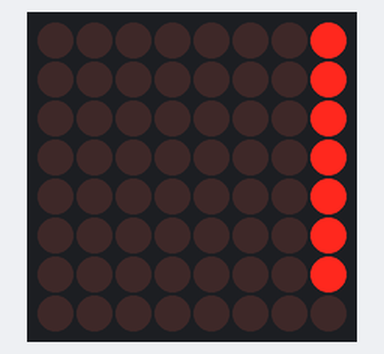
A sketch run on a simulated Arduino Uno, built with avr-gcc and run on an emulated ATmega328P. Shown: 8×8 LED matrix.

Above: at 0.07 s.
At 1.28 s:
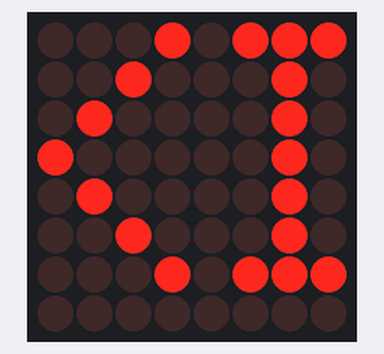
At 2.49 s:
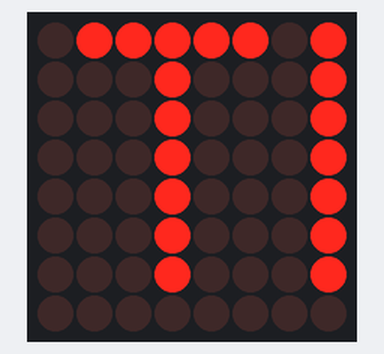
At 4.91 s:
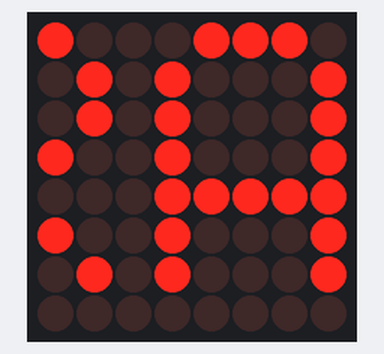
At 7.33 s:
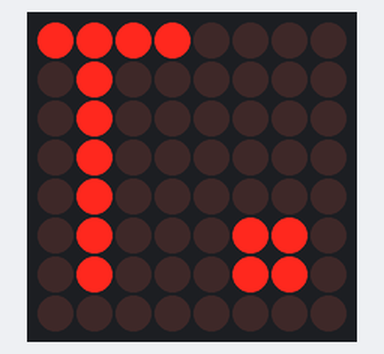
At 9.9 s:
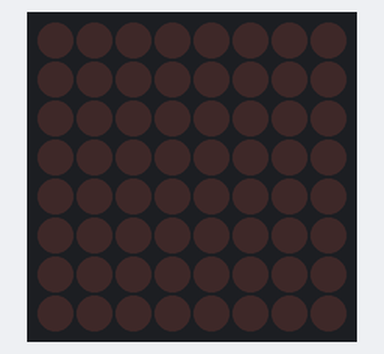

Measured:
- by itself, everything shown: repeats every 10.7 s, in 66 steps
- what the display in image 5 shows lasts 0.9 s, from 9.8 s to 10.7 s

The sketch:

Arduino_LED_Matrix.ino
```cpp
#include <LedControl.h>   //LedControl library: https://www.electronoobs.com/ledcontrol.php


const int numDevices = 1;      // number of MAX7219s used in this case 2
const long scrollDelay = 150;   // adjust scrolling speed
unsigned long bufferLong [14] = {0};
LedControl lc=LedControl(11,13,10,numDevices);//DATA | CLK | CS/LOAD | number of matrices
//Modify value to display message on display
const unsigned char scrollText[] PROGMEM ={"KITKRAFT.IN    "};

void setup()
{
  for (int x=0; x<numDevices; x++)
  {
    lc.shutdown(x,false);       //The MAX72XX is in power-saving mode on startup
    lc.setIntensity(x,8);       // Set the brightness to default value
    lc.clearDisplay(x);         // and clear the display
  }
}

void loop(){
    scrollMessage(scrollText);   //scrollFont();

}

///////////////////////////////////////////////////////////////////////////////////////////////////////////////////

const unsigned char font5x7 [] PROGMEM = {      //Numeric Font Matrix (Arranged as 7x font data + 1x kerning data)
    B00000000,	//Space (Char 0x20)
    B00000000,
    B00000000,
    B00000000,
    B00000000,
    B00000000,
    B00000000,
    3,//cambias el tamaño del espacio entre letras

    B01000000,	//!
    B01000000,
    B01000000,
    B01000000,
    B01000000,
    B00000000,
    B01000000,
    2,

    B10100000,	//"
    B10100000,
    B10100000,
    B00000000,
    B00000000,
    B00000000,
    B00000000,
    4,

    B01010000,	//#
    B01010000,
    B11111000,
    B01010000,
    B11111000,
    B01010000,
    B01010000,
    6,

    B00100000,	//$
    B01111000,
    B10100000,
    B01110000,
    B00101000,
    B11110000,
    B00100000,
    6,

    B11000000,	//%
    B11001000,
    B00010000,
    B00100000,
    B01000000,
    B10011000,
    B00011000,
    6,

    B01100000,	//&
    B10010000,
    B10100000,
    B01000000,
    B10101000,
    B10010000,
    B01101000,
    6,

    B11000000,	//'
    B01000000,
    B10000000,
    B00000000,
    B00000000,
    B00000000,
    B00000000,
    3,

    B00100000,	//(
    B01000000,
    B10000000,
    B10000000,
    B10000000,
    B01000000,
    B00100000,
    4,

    B10000000,	//)
    B01000000,
    B00100000,
    B00100000,
    B00100000,
    B01000000,
    B10000000,
    4,

    B00000000,	//*
    B00100000,
    B10101000,
    B01110000,
    B10101000,
    B00100000,
    B00000000,
    6,

    B00000000,	//+
    B00100000,
    B00100000,
    B11111000,
    B00100000,
    B00100000,
    B00000000,
    6,

    B00000000,	//,
    B00000000,
    B00000000,
    B00000000,
    B11000000,
    B01000000,
    B10000000,
    3,

    B00000000,	//-
    B00000000,
    B11111000,
    B00000000,
    B00000000,
    B00000000,
    B00000000,
    6,

    B00000000,	//.
    B00000000,
    B00000000,
    B00000000,
    B00000000,
    B11000000,
    B11000000,
    3,

    B00000000,	///
    B00001000,
    B00010000,
    B00100000,
    B01000000,
    B10000000,
    B00000000,
    6,

    B01110000,	//0
    B10001000,
    B10011000,
    B10101000,
    B11001000,
    B10001000,
    B01110000,
    6,

    B01000000,	//1
    B11000000,
    B01000000,
    B01000000,
    B01000000,
    B01000000,
    B11100000,
    4,

    B01110000,	//2
    B10001000,
    B00001000,
    B00010000,
    B00100000,
    B01000000,
    B11111000,
    6,

    B11111000,	//3
    B00010000,
    B00100000,
    B00010000,
    B00001000,
    B10001000,
    B01110000,
    6,

    B00010000,	//4
    B00110000,
    B01010000,
    B10010000,
    B11111000,
    B00010000,
    B00010000,
    6,

    B11111000,	//5
    B10000000,
    B11110000,
    B00001000,

    B00001000,
    B10001000,
    B01110000,
    6,

    B00110000,	//6
    B01000000,
    B10000000,
    B11110000,
    B10001000,
    B10001000,
    B01110000,
    6,

    B11111000,	//7
    B10001000,
    B00001000,
    B00010000,
    B00100000,
    B00100000,
    B00100000,
    6,

    B01110000,	//8
    B10001000,
    B10001000,
    B01110000,
    B10001000,
    B10001000,
    B01110000,
    6,

    B01110000,	//9
    B10001000,
    B10001000,
    B01111000,
    B00001000,
    B00010000,
    B01100000,
    6,

    B00000000,	//:
    B11000000,
    B11000000,
    B00000000,
    B11000000,
    B11000000,
    B00000000,
    3,

    B00000000,	//;
    B11000000,
    B11000000,
    B00000000,
    B11000000,
    B01000000,
    B10000000,
    3,

    B00010000,	//<
    B00100000,
    B01000000,
    B10000000,
    B01000000,
    B00100000,
    B00010000,
    5,

    B00000000,	//=
    B00000000,
    B11111000,
    B00000000,
    B11111000,
    B00000000,
    B00000000,
    6,

    B10000000,	//>
    B01000000,
    B00100000,
    B00010000,
    B00100000,
    B01000000,
    B10000000,
    5,

    B01110000,	//?
    B10001000,
    B00001000,
    B00010000,
    B00100000,
    B00000000,
    B00100000,
    6,

    B01110000,	//@
    B10001000,
    B00001000,
    B01101000,
    B10101000,
    B10101000,
    B01110000,
    6,

    B01110000,	//A
    B10001000,
    B10001000,
    B10001000,
    B11111000,
    B10001000,
    B10001000,
    6,

    B11110000,	//B
    B10001000,
    B10001000,
    B11110000,
    B10001000,
    B10001000,
    B11110000,
    6,

    B01110000,	//C
    B10001000,
    B10000000,
    B10000000,
    B10000000,
    B10001000,
    B01110000,
    6,

    B11100000,	//D
    B10010000,
    B10001000,
    B10001000,
    B10001000,
    B10010000,
    B11100000,
    6,

    B11111000,	//E
    B10000000,
    B10000000,
    B11110000,
    B10000000,
    B10000000,
    B11111000,
    6,

    B11111000,	//F
    B10000000,
    B10000000,
    B11110000,
    B10000000,
    B10000000,
    B10000000,
    6,

    B01110000,	//G
    B10001000,
    B10000000,
    B10111000,
    B10001000,
    B10001000,
    B01111000,
    6,

    B10001000,	//H
    B10001000,
    B10001000,
    B11111000,
    B10001000,
    B10001000,
    B10001000,
    6,

    B11100000,	//I
    B01000000,
    B01000000,
    B01000000,
    B01000000,
    B01000000,
    B11100000,
    4,

    B00111000,	//J
    B00010000,
    B00010000,
    B00010000,
    B00010000,
    B10010000,
    B01100000,
    6,

    B10001000,	//K
    B10010000,
    B10100000,
    B11000000,
    B10100000,
    B10010000,
    B10001000,
    6,

    B10000000,	//L
    B10000000,
    B10000000,
    B10000000,
    B10000000,
    B10000000,
    B11111000,
    6,

    B10001000,	//M
    B11011000,
    B10101000,
    B10101000,
    B10001000,
    B10001000,
    B10001000,
    6,

    B10001000,	//N
    B10001000,
    B11001000,
    B10101000,
    B10011000,
    B10001000,
    B10001000,
    6,

    B01110000,	//O
    B10001000,
    B10001000,
    B10001000,
    B10001000,
    B10001000,
    B01110000,
    6,

    B11110000,	//P
    B10001000,
    B10001000,
    B11110000,
    B10000000,
    B10000000,
    B10000000,
    6,

    B01110000,	//Q
    B10001000,
    B10001000,
    B10001000,
    B10101000,
    B10010000,
    B01101000,
    6,

    B11110000,	//R
    B10001000,
    B10001000,
    B11110000,
    B10100000,
    B10010000,
    B10001000,
    6,

    B01111000,	//S
    B10000000,
    B10000000,
    B01110000,
    B00001000,
    B00001000,
    B11110000,
    6,

    B11111000,	//T
    B00100000,
    B00100000,
    B00100000,
    B00100000,
    B00100000,
    B00100000,
    6,

    B10001000,	//U
    B10001000,
    B10001000,
    B10001000,
    B10001000,
    B10001000,

    B01110000,
    6,

    B10001000,	//V
    B10001000,
    B10001000,
    B10001000,
    B10001000,
    B01010000,
    B00100000,
    6,

    B10001000,	//W
    B10001000,
    B10001000,
    B10101000,
    B10101000,
    B10101000,
    B01010000,
    6,

    B10001000,	//X
    B10001000,
    B01010000,
    B00100000,
    B01010000,
    B10001000,
    B10001000,
    6,

    B10001000,	//Y
    B10001000,
    B10001000,
    B01010000,
    B00100000,
    B00100000,
    B00100000,
    6,

    B11111000,	//Z
    B00001000,
    B00010000,
    B00100000,
    B01000000,
    B10000000,
    B11111000,
    6,

    B11100000,	//[
    B10000000,
    B10000000,
    B10000000,
    B10000000,
    B10000000,
    B11100000,
    4,

    B00000000,	//(Backward Slash)
    B10000000,
    B01000000,
    B00100000,
    B00010000,
    B00001000,
    B00000000,
    6,

    B11100000,	//]
    B00100000,
    B00100000,
    B00100000,
    B00100000,
    B00100000,
    B11100000,
    4,

    B00100000,	//^
    B01010000,
    B10001000,
    B00000000,
    B00000000,
    B00000000,
    B00000000,
    6,

    B00000000,	//_
    B00000000,
    B00000000,
    B00000000,
    B00000000,
    B00000000,
    B11111000,
    6,

    B10000000,	//`
    B01000000,
    B00100000,
    B00000000,
    B00000000,
    B00000000,
    B00000000,
    4,

    B00000000,	//a
    B00000000,
    B01110000,
    B00001000,
    B01111000,
    B10001000,
    B01111000,
    6,

    B10000000,	//b
    B10000000,
    B10110000,
    B11001000,
    B10001000,
    B10001000,
    B11110000,
    6,

    B00000000,	//c
    B00000000,
    B01110000,
    B10001000,
    B10000000,
    B10001000,
    B01110000,
    6,

    B00001000,	//d
    B00001000,
    B01101000,
    B10011000,
    B10001000,
    B10001000,
    B01111000,
    6,

    B00000000,	//e
    B00000000,
    B01110000,
    B10001000,
    B11111000,
    B10000000,
    B01110000,
    6,

    B00110000,	//f
    B01001000,
    B01000000,
    B11100000,
    B01000000,
    B01000000,
    B01000000,
    6,

    B00000000,	//g
    B01111000,
    B10001000,
    B10001000,
    B01111000,
    B00001000,
    B01110000,
    6,

    B10000000,	//h
    B10000000,
    B10110000,
    B11001000,
    B10001000,
    B10001000,
    B10001000,
    6,

    B01000000,	//i
    B00000000,
    B11000000,
    B01000000,
    B01000000,
    B01000000,
    B11100000,
    4,

    B00010000,	//j
    B00000000,
    B00110000,
    B00010000,
    B00010000,
    B10010000,
    B01100000,
    5,

    B10000000,	//k
    B10000000,
    B10010000,
    B10100000,
    B11000000,
    B10100000,
    B10010000,
    5,

    B11000000,	//l
    B01000000,
    B01000000,
    B01000000,
    B01000000,
    B01000000,
    B11100000,
    4,

    B00000000,	//m
    B00000000,
    B11010000,
    B10101000,
    B10101000,
    B10001000,
    B10001000,
    6,

    B00000000,	//n
    B00000000,
    B10110000,
    B11001000,
    B10001000,
    B10001000,
    B10001000,
    6,

    B00000000,	//o
    B00000000,
    B01110000,
    B10001000,
    B10001000,
    B10001000,
    B01110000,
    6,

    B00000000,	//p
    B00000000,
    B11110000,
    B10001000,
    B11110000,
    B10000000,
    B10000000,
    6,

    B00000000,	//q
    B00000000,
    B01101000,
    B10011000,
    B01111000,
    B00001000,
    B00001000,
    6,

    B00000000,	//r
    B00000000,
    B10110000,
    B11001000,
    B10000000,
    B10000000,
    B10000000,
    6,

    B00000000,	//s
    B00000000,
    B01110000,
    B10000000,
    B01110000,
    B00001000,
    B11110000,
    6,

    B01000000,	//t
    B01000000,
    B11100000,
    B01000000,
    B01000000,
    B01001000,
    B00110000,
    6,

    B00000000,	//u
    B00000000,
    B10001000,
    B10001000,
    B10001000,
    B10011000,
    B01101000,
    6,

    B00000000,	//v
    B00000000,
    B10001000,
    B10001000,
    B10001000,
    B01010000,
    B00100000,
    6,

    B00000000,	//w
    B00000000,
    B10001000,
    B10101000,
    B10101000,
    B10101000,
    B01010000,
    6,

    B00000000,	//x
    B00000000,
    B10001000,
    B01010000,
    B00100000,
    B01010000,
    B10001000,
    6,

    B00000000,	//y
    B00000000,
    B10001000,
    B10001000,
    B01111000,
    B00001000,
    B01110000,
    6,

    B00000000,	//z
    B00000000,
    B11111000,
    B00010000,
    B00100000,
    B01000000,
    B11111000,
    6,

    B00100000,	//{
    B01000000,
    B01000000,
    B10000000,
    B01000000,
    B01000000,
    B00100000,
    4,

    B10000000,	//|
    B10000000,
    B10000000,
    B10000000,
    B10000000,
    B10000000,
    B10000000,
    2,

    B10000000,	//}
    B01000000,
    B01000000,
    B00100000,
    B01000000,
    B01000000,
    B10000000,
    4,

    B00000000,	//~
    B00000000,
    B00000000,
    B01101000,
    B10010000,
    B00000000,
    B00000000,
    6,

    B01100000,	// (Char 0x7F)
    B10010000,
    B10010000,
    B01100000,
    B00000000,
    B00000000,
    B00000000,
    5,

    B00000000,	// smiley
    B01100000,
    B01100110,
    B00000000,
    B10000001,
    B01100110,
    B00011000,
    5
};

void scrollFont() {
    for (int counter=0x20;counter<0x80;counter++){
        loadBufferLong(counter);
        delay(500);
    }
}

// Scroll Message
void scrollMessage(const unsigned char * messageString) {
    int counter = 0;
    int myChar=0;
    do {
        // read back a char
        myChar =  pgm_read_byte_near(messageString + counter);
        if (myChar != 0){
            loadBufferLong(myChar);
        }
        counter++;
    }
    while (myChar != 0);
}
// Load character into scroll buffer
void loadBufferLong(int ascii){
    if (ascii >= 0x20 && ascii <=0x7f){
        for (int a=0;a<7;a++){                      // Loop 7 times for a 5x7 font
            unsigned long c = pgm_read_byte_near(font5x7 + ((ascii - 0x20) * 8) + a);     // Index into character table to get row data
            unsigned long x = bufferLong [a*2];     // Load current scroll buffer
            x = x | c;                              // OR the new character onto end of current
            bufferLong [a*2] = x;                   // Store in buffer
        }
        byte count = pgm_read_byte_near(font5x7 +((ascii - 0x20) * 8) + 7);     // Index into character table for kerning data
        for (byte x=0; x<count;x++){
            rotateBufferLong();
            printBufferLong();
            delay(scrollDelay);
        }
    }
}
// Rotate the buffer
void rotateBufferLong(){
    for (int a=0;a<7;a++){                      // Loop 7 times for a 5x7 font
        unsigned long x = bufferLong [a*2];     // Get low buffer entry
        byte b = bitRead(x,31);                 // Copy high order bit that gets lost in rotation
        x = x<<1;                               // Rotate left one bit
        bufferLong [a*2] = x;                   // Store new low buffer
        x = bufferLong [a*2+1];                 // Get high buffer entry
        x = x<<1;                               // Rotate left one bit
        bitWrite(x,0,b);                        // Store saved bit
        bufferLong [a*2+1] = x;                 // Store new high buffer
    }
}
// Display Buffer on LED matrix
void printBufferLong(){
  for (int a=0;a<7;a++){                    // Loop 7 times for a 5x7 font
    unsigned long x = bufferLong [a*2+1];   // Get high buffer entry
    byte y = x;                             // Mask off first character
    lc.setRow(3,a,y);                       // Send row to relevent MAX7219 chip
    x = bufferLong [a*2];                   // Get low buffer entry
    y = (x>>24);                            // Mask off second character
    lc.setRow(2,a,y);                       // Send row to relevent MAX7219 chip
    y = (x>>16);                            // Mask off third character
    lc.setRow(1,a,y);                       // Send row to relevent MAX7219 chip
    y = (x>>8);                             // Mask off forth character
    lc.setRow(0,a,y);                       // Send row to relevent MAX7219 chip
  }
}
```
